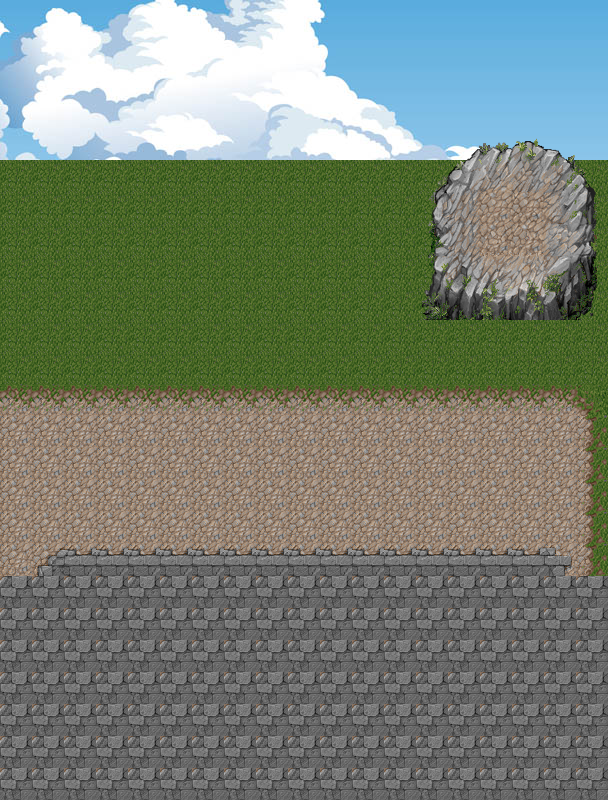

A level layout from a 2D game, rendered from its tile map. Below: a short description, then the map file with tile-grid data replaced by summaries:
An orthogonal 19x25 tile map with 32x32 px tiles, 3 tile layers (background, foreground, collision), 2 tilesets.

<map version="1.0" orientation="orthogonal" width="19" height="25" tilewidth="32" tileheight="32">
 <tileset firstgid="1" name="sky_bg-nr" tilewidth="32" tileheight="32">
  <image source="sky_bg-nr.jpg" trans="ff00ff" width="1024" height="765" />
 </tileset>
 <tileset firstgid="737" name="ts-mountain" tilewidth="32" tileheight="32">
  <image source="ts-mountain.png" trans="ff00ff" width="512" height="512" />
 </tileset>
 <layer name="background" width="19" height="25">
  <data>[475 cells, 475 non-empty, 105 distinct tile ids]</data>
 </layer>
 <layer name="foreground" width="19" height="25">
  <data>[475 cells, 36 non-empty, 36 distinct tile ids]</data>
 </layer>
 <layer name="collision" width="19" height="25">
  <data>[475 cells, 0 non-empty, 0 distinct tile ids]</data>
 </layer>
</map>
